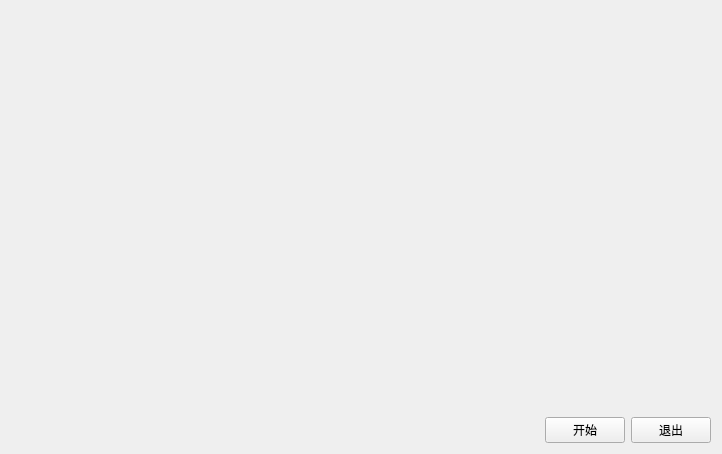
<?xml version="1.0" encoding="UTF-8"?>
<ui version="4.0">
 <class>MainWindow</class>
 <widget class="QMainWindow" name="MainWindow">
  <property name="geometry">
   <rect>
    <x>0</x>
    <y>0</y>
    <width>722</width>
    <height>454</height>
   </rect>
  </property>
  <property name="windowTitle">
   <string>MainWindow</string>
  </property>
  <widget class="QWidget" name="centralWidget">
   <layout class="QGridLayout" name="gridLayout">
    <item row="0" column="0">
     <layout class="QVBoxLayout" name="verticalLayout">
      <item>
       <widget class="QLabel" name="label">
        <property name="text">
         <string/>
        </property>
       </widget>
      </item>
      <item>
       <layout class="QHBoxLayout" name="horizontalLayout">
        <item>
         <spacer name="horizontalSpacer">
          <property name="orientation">
           <enum>Qt::Horizontal</enum>
          </property>
          <property name="sizeHint" stdset="0">
           <size>
            <width>40</width>
            <height>20</height>
           </size>
          </property>
         </spacer>
        </item>
        <item>
         <widget class="QPushButton" name="pushButton">
          <property name="text">
           <string>开始</string>
          </property>
         </widget>
        </item>
        <item>
         <widget class="QPushButton" name="pushButton_2">
          <property name="text">
           <string>退出</string>
          </property>
         </widget>
        </item>
       </layout>
      </item>
     </layout>
    </item>
   </layout>
  </widget>
  <widget class="QMenuBar" name="menuBar">
   <property name="geometry">
    <rect>
     <x>0</x>
     <y>0</y>
     <width>722</width>
     <height>26</height>
    </rect>
   </property>
  </widget>
 </widget>
 <layoutdefault spacing="6" margin="11"/>
 <resources/>
 <connections/>
</ui>
